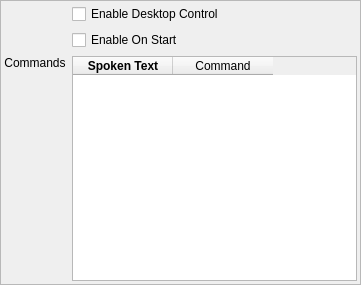
<?xml version="1.0" encoding="UTF-8"?>
<ui version="4.0">
 <class>DesktopControlSettingsPane</class>
 <widget class="QFrame" name="DesktopControlSettingsPane">
  <property name="geometry">
   <rect>
    <x>0</x>
    <y>0</y>
    <width>361</width>
    <height>285</height>
   </rect>
  </property>
  <property name="sizePolicy">
   <sizepolicy hsizetype="Expanding" vsizetype="Expanding">
    <horstretch>0</horstretch>
    <verstretch>0</verstretch>
   </sizepolicy>
  </property>
  <property name="windowTitle">
   <string>Frame</string>
  </property>
  <property name="frameShape">
   <enum>QFrame::StyledPanel</enum>
  </property>
  <property name="frameShadow">
   <enum>QFrame::Raised</enum>
  </property>
  <widget class="QWidget" name="gridLayoutWidget">
   <property name="geometry">
    <rect>
     <x>4</x>
     <y>4</y>
     <width>353</width>
     <height>277</height>
    </rect>
   </property>
   <layout class="QGridLayout" name="gridLayout">
    <item row="3" column="1">
     <widget class="QTableWidget" name="tableWidget">
      <property name="alternatingRowColors">
       <bool>true</bool>
      </property>
      <property name="sortingEnabled">
       <bool>true</bool>
      </property>
      <property name="columnCount">
       <number>2</number>
      </property>
      <attribute name="verticalHeaderVisible">
       <bool>false</bool>
      </attribute>
      <attribute name="verticalHeaderHighlightSections">
       <bool>true</bool>
      </attribute>
      <column>
       <property name="text">
        <string>Spoken Text</string>
       </property>
       <property name="whatsThis">
        <string>This column represents a regular expression of text detected by SpeechControl.</string>
       </property>
       <property name="font">
        <font>
         <weight>75</weight>
         <bold>true</bold>
        </font>
       </property>
      </column>
      <column>
       <property name="text">
        <string>Command</string>
       </property>
      </column>
     </widget>
    </item>
    <item row="1" column="1">
     <widget class="QCheckBox" name="checkBoxEnable">
      <property name="sizePolicy">
       <sizepolicy hsizetype="MinimumExpanding" vsizetype="Fixed">
        <horstretch>0</horstretch>
        <verstretch>0</verstretch>
       </sizepolicy>
      </property>
      <property name="text">
       <string>Enable Desktop Control</string>
      </property>
     </widget>
    </item>
    <item row="3" column="0">
     <widget class="QLabel" name="label">
      <property name="text">
       <string>Commands</string>
      </property>
      <property name="alignment">
       <set>Qt::AlignHCenter|Qt::AlignTop</set>
      </property>
     </widget>
    </item>
    <item row="2" column="1">
     <widget class="QCheckBox" name="checkBoxEnableStart">
      <property name="text">
       <string>Enable On Start</string>
      </property>
     </widget>
    </item>
   </layout>
  </widget>
 </widget>
 <resources/>
 <connections>
  <connection>
   <sender>checkBoxEnable</sender>
   <signal>toggled(bool)</signal>
   <receiver>checkBoxEnableStart</receiver>
   <slot>setEnabled(bool)</slot>
   <hints>
    <hint type="sourcelabel">
     <x>213</x>
     <y>15</y>
    </hint>
    <hint type="destinationlabel">
     <x>213</x>
     <y>40</y>
    </hint>
   </hints>
  </connection>
 </connections>
</ui>
